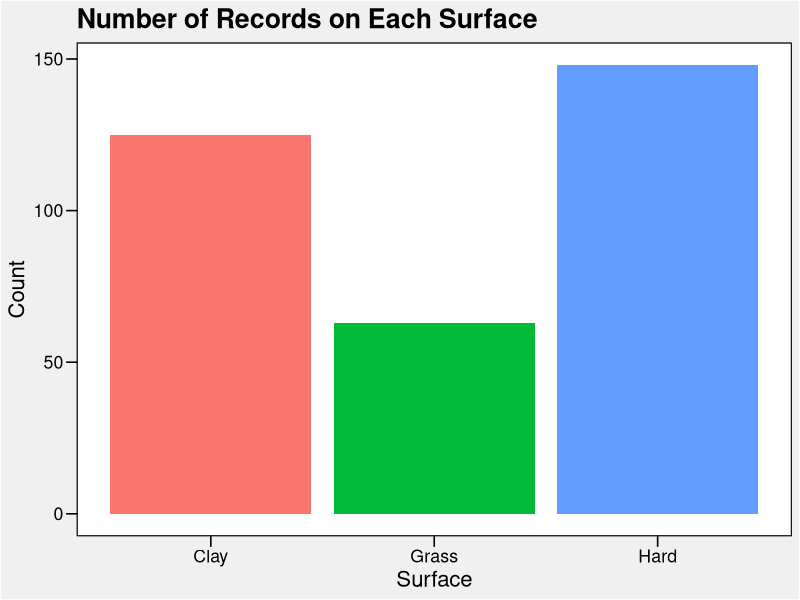
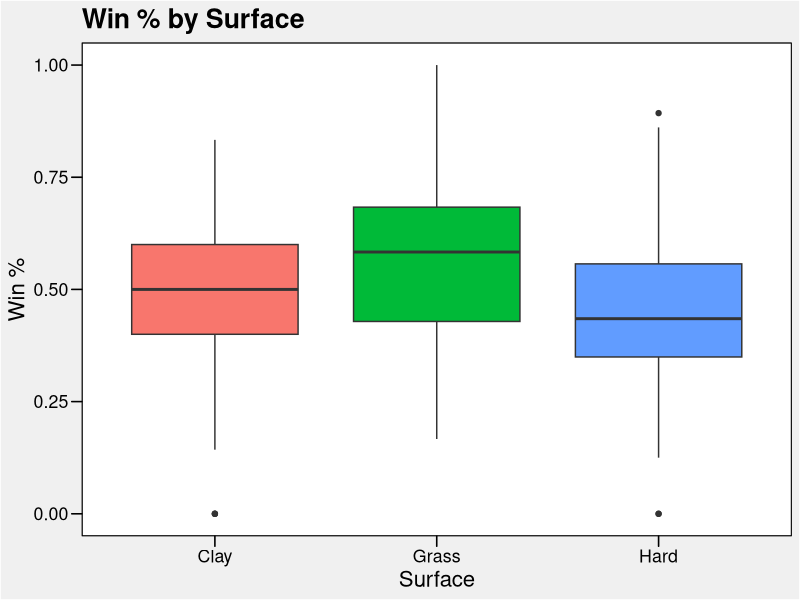
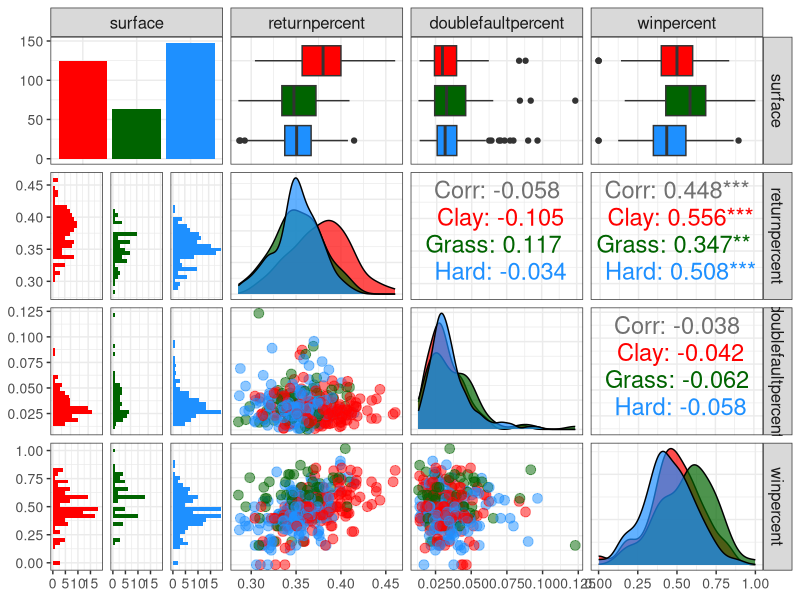
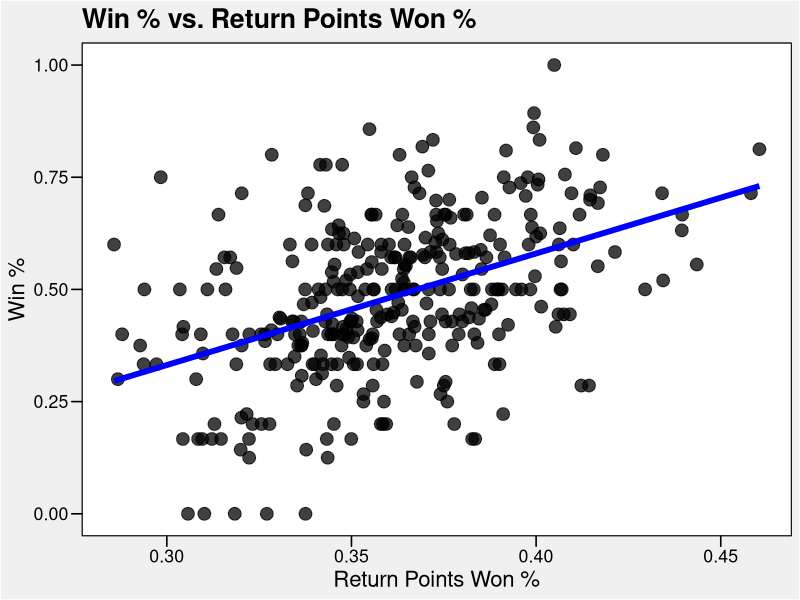
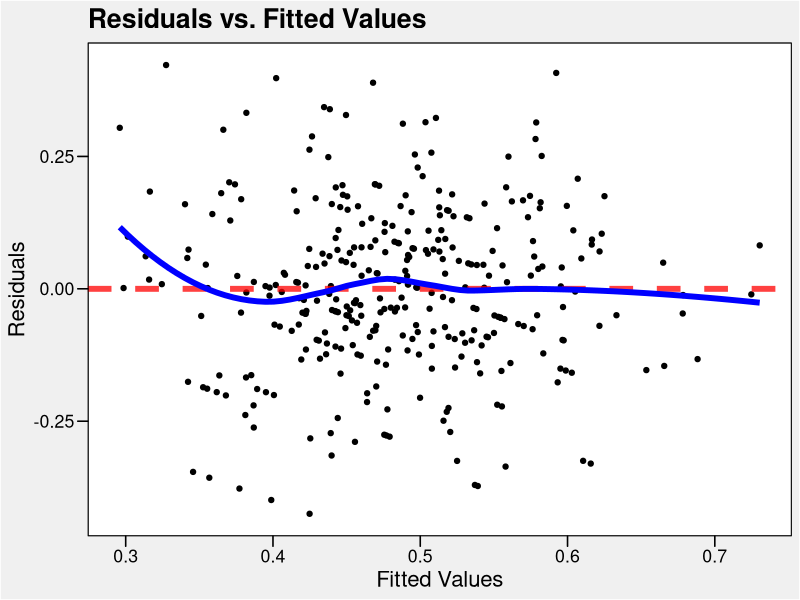

Recreate these plots in R, in order. (Note: this script raises an error after producing the figures.)
## ---- chunk 1
knitr::opts_chunk$set(echo = TRUE, warning = FALSE, message = FALSE)
## ---- chunk 2
library(ggplot2)
library(ggthemes)
library(GGally)
library(car)
## ---- chunk 3
setwd("C:\\Users\\ryanr\\OneDrive\\Documents\\BGSU - Phd Data Science\\2024 Fall\\Graphical Statistics\\tennis-stat-graphics")

data <- read.csv("data/atp-tennis.csv")

#View(data)
str(data)
dim(data)
## ---- chunk 4

tennis <- data

# make surface factor
tennis$Surface <- factor(tennis$Surface, levels = c("Clay", "Grass", "Hard"))

# drop column with player names
tennis <- tennis[, -1]

# rename columns
colnames(tennis) <- c("surface", "returnpercent", "doublefaultpercent", "winpercent")

#View(tennis)
str(tennis)
## ---- chunk 5

# Summary statistics
summary(tennis)

# Plot distribution of match wins by surface
ggplot(tennis, aes(x = surface, fill = surface)) +
  theme_base() + theme(plot.background=element_rect(fill="#F0F0F0", colour = "white", 
                                                    linetype="solid"), 
                       legend.position = "none") +
  geom_bar() +
  labs(title = "Number of Records on Each Surface", x = "Surface", y = "Count")


# Plot side by side boxplots of match wins by surface
ggplot(tennis, aes(x = surface, y = winpercent, fill = surface)) +
  theme_base() + theme(plot.background=element_rect(fill="#F0F0F0", colour = "white", 
                                                    linetype="solid"),
                       legend.position = "none") +
  geom_boxplot() +
  labs(title = "Win % by Surface", x = "Surface", y = "Win %")
## ---- chunk 6
# Pairs plot
ggpairs(tennis, 
        aes(colour = surface),
        upper = list(continuous = wrap("cor", size = 6)),
        lower = list(continuous = wrap("points", size = 3, alpha = 0.5)),
        diag = list(continuous = wrap("densityDiag", alpha = 0.7)),
        progress = TRUE) +
        theme_bw() +
  theme(
    axis.text = element_text(size = 10),  # Smaller axis text
    strip.text = element_text(size = 12),  # Smaller facet labels
    legend.position = "bottom"  # Move legend to bottom
  ) +
        scale_color_manual(values = c("red", "darkgreen", "dodgerblue")) +
        scale_fill_manual(values = c("red", "darkgreen", "dodgerblue"))
## ---- chunk 7

# Fit linear regression model
model <- lm(winpercent ~ returnpercent, data = tennis)
fitted <- predict(model)
residuals <- residuals(model)

# plot the scatter plot with the regression line
ggplot(tennis, aes(x = returnpercent, y = winpercent)) +
  theme_base() + theme(plot.background=element_rect(fill="#F0F0F0", colour = "white", 
                                                    linetype="solid")) +
  geom_point(size = 4, alpha = 0.75) +
  geom_smooth(method = "lm", se = FALSE, color = "blue", linewidth = 2) +
  labs(title = "Win % vs. Return Points Won %", x = "Return Points Won %", y = "Win %")

summary(model)

# Plot residuals vs. fitted values
ggplot(tennis, aes(x = fitted, y = residuals)) +
  theme_base() + theme(plot.background=element_rect(fill="#F0F0F0", colour = "white", 
                                                    linetype="solid")) +
  geom_point() +
  geom_hline(yintercept = 0, linetype = "dashed", color = "red", linewidth = 2, alpha = 0.75) +
  geom_smooth(method = "loess", se = FALSE, color = "blue", linewidth = 2) +
  labs(title = "Residuals vs. Fitted Values", x = "Fitted Values", y = "Residuals")

# QQ plot
qqPlot(model, main = "QQ Plot", envelope = FALSE)



# shapiro wilks test
shapiro.test(residuals)
## ---- chunk 8

# Fit linear regression model
model_fault <- lm(winpercent ~ doublefaultpercent, data = tennis)
fitted_fault <- predict(model_fault)
residuals_fault <- residuals(model_fault)

# plot the scatter plot with the regression line
ggplot(tennis, aes(x = doublefaultpercent, y = winpercent)) +
  theme_base() + theme(plot.background=element_rect(fill="#F0F0F0", colour = "white", 
                                                    linetype="solid")) +
  geom_point() +
  geom_smooth(method = "lm", se = FALSE, color = "blue") +
  labs(title = "Win % vs. Double Fault %", x = "Double Fault %", y = "Win %")

summary(model_fault)

# Plot residuals vs. fitted values
ggplot(tennis, aes(x = fitted_fault, y = residuals_fault)) +
  theme_base() + theme(plot.background=element_rect(fill="#F0F0F0", colour = "white", 
                                                    linetype="solid")) +
  geom_point() +
  geom_hline(yintercept = 0, linetype = "dashed", color = "red") +
  geom_smooth(method = "loess", se = FALSE, color = "blue") +
  labs(title = "Residuals vs. Fitted Values", x = "Fitted Values", y = "Residuals")

# QQ plot
qqPlot(model_fault, main = "QQ Plot", envelope = FALSE)

# shapiro wilks test
shapiro.test(residuals_fault)
## ---- chunk 9
########## Full model ##########
str(tennis)
# Fit linear regression model
model_full <- lm(winpercent ~ returnpercent + surface, data = tennis)
fitted_full <- predict(model_full)
residuals_full <- residuals(model_full)


summary(model_full)

# Plot residuals vs. fitted values
ggplot(tennis, aes(x = fitted_full, y = residuals_full)) +
  theme_base() + theme(plot.background=element_rect(fill="#F0F0F0", colour = "white", 
                                                    linetype="solid")) +
  geom_point() +
  geom_hline(yintercept = 0, linetype = "dashed", color = "red", linewidth = 2, alpha = 0.75) +
  geom_smooth(method = "loess", se = FALSE, color = "blue", linewidth = 2) +
  labs(title = "Residuals vs. Fitted Values", x = "Fitted Values", y = "Residuals")

# QQ plot
qqPlot(model_full, main = "QQ Plot", envelope = FALSE)

# shapiro wilks test
shapiro.test(residuals_full)


library(car)
vif(model_full)
# Cook's Dist

cooks<-cooks.distance(model_full)
cooksf<-pf(cooks,2,203)

plot(tennis$winpercent,cooksf,xlim=c(0,1),
     ylim=c(0.0,.05),cex=2,
     xlab="Win %",
     ylab="F-Dist'n Percentile of Cook's Distance",
     main = "Cook's Distance Plot")


# Influence Plots

influencePlot(model_full,
              xlim=c(0,0.04),
              ylim=c(-5,5),
              id=FALSE)
title("Influence Plot with Cook's Distance", outer = TRUE)
## ---- chunk 10

# Fit linear regression model
model_full_inter <- lm(winpercent ~ returnpercent + surface + doublefaultpercent + 
                         returnpercent:surface + 
                         returnpercent:doublefaultpercent + 
                         surface:doublefaultpercent, 
                       data = tennis)
fitted_full_inter <- predict(model_full_inter)
residuals_full_inter <- residuals(model_full_inter)


summary(model_full_inter)

